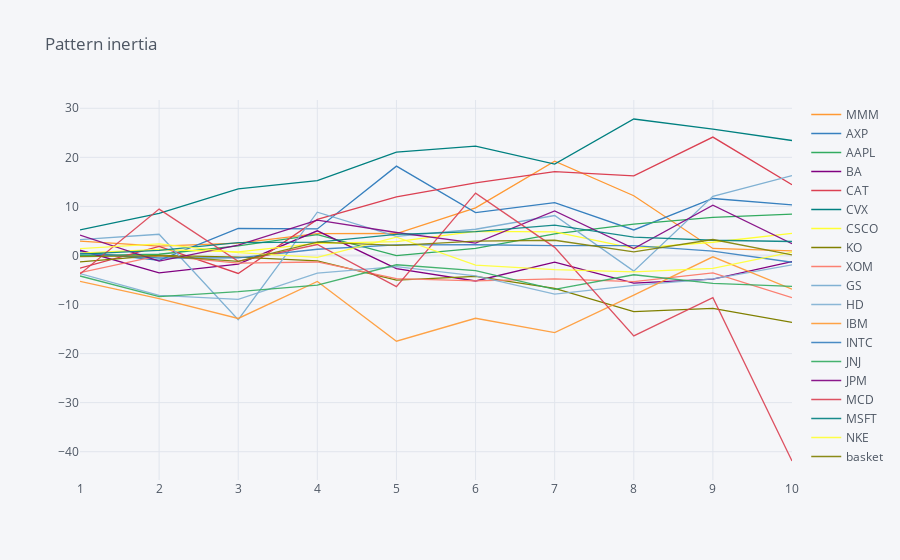

Source (notebook cell):
### Code cell
basket_results.iplot(title = "Pattern inertia")

### Figure 1 — Plotly figure (JSON) as saved in the notebook; plotly's stock layout.template omitted (floating-point values rounded to 4 significant figures)
{"data": [{"line": {"color": "rgba(255, 153, 51, 1.0)", "dash": "solid", "shape": "linear", "width": 1.3}, "mode": "lines", "name": "MMM", "text": "", "type": "scatter", "x": [1, 2, 3, 4, 5, 6, 7, 8, 9, 10], "y": [2.92, 1.92, 2.52, 4.45, 4.47, 9.69, 19.22, 12.17, 1.43, 0.93]}, {"line": {"color": "rgba(55, 128, 191, 1.0)", "dash": "solid", "shape": "linear", "width": 1.3}, "mode": "lines", "name": "AXP", "text": "", "type": "scatter", "x": [1, 2, 3, 4, 5, 6, 7, 8, 9, 10], "y": [0.77, -0.98, 5.49, 5.4, 18.2, 8.73, 10.75, 5.2, 11.61, 10.3]}, {"line": {"color": "rgba(50, 171, 96, 1.0)", "dash": "solid", "shape": "linear", "width": 1.3}, "mode": "lines", "name": "AAPL", "text": "", "type": "scatter", "x": [1, 2, 3, 4, 5, 6, 7, 8, 9, 10], "y": [-0.04, 0.25, 1.97, 4.25, -0.02, 1.46, 4.39, 6.37, 7.75, 8.41]}, {"line": {"color": "rgba(128, 0, 128, 1.0)", "dash": "solid", "shape": "linear", "width": 1.3}, "mode": "lines", "name": "BA", "text": "", "type": "scatter", "x": [1, 2, 3, 4, 5, 6, 7, 8, 9, 10], "y": [1.07, -3.53, -1.78, 5.02, -2.69, -5.2, -1.37, -5.65, -4.81, -1.24]}, {"line": {"color": "rgba(219, 64, 82, 1.0)", "dash": "solid", "shape": "linear", "width": 1.3}, "mode": "lines", "name": "CAT", "text": "", "type": "scatter", "x": [1, 2, 3, 4, 5, 6, 7, 8, 9, 10], "y": [-2.6, 1.83, -3.66, 7.35, 11.94, 14.79, 17.09, 16.23, 24.12, 14.42]}, {"line": {"color": "rgba(0, 128, 128, 1.0)", "dash": "solid", "shape": "linear", "width": 1.3}, "mode": "lines", "name": "CVX", "text": "", "type": "scatter", "x": [1, 2, 3, 4, 5, 6, 7, 8, 9, 10], "y": [5.22, 8.58, 13.55, 15.27, 21.06, 22.3, 18.61, 27.81, 25.74, 23.43]}, {"line": {"color": "rgba(255, 255, 51, 1.0)", "dash": "solid", "shape": "linear", "width": 1.3}, "mode": "lines", "name": "CSCO", "text": "", "type": "scatter", "x": [1, 2, 3, 4, 5, 6, 7, 8, 9, 10], "y": [0.45, 1.21, 0.73, 2.48, 2.8, 4.9, 4.8, 1.44, 2.69, 4.48]}, {"line": {"color": "rgba(128, 128, 0, 1.0)", "dash": "solid", "shape": "linear", "width": 1.3}, "mode": "lines", "name": "KO", "text": "", "type": "scatter", "x": [1, 2, 3, 4, 5, 6, 7, 8, 9, 10], "y": [-1.29, 0.03, -0.36, -1.1, -5.03, -4.27, -6.71, -11.43, -10.8, -13.65]}, {"line": {"color": "rgba(251, 128, 114, 1.0)", "dash": "solid", "shape": "linear", "width": 1.3}, "mode": "lines", "name": "XOM", "text": "", "type": "scatter", "x": [1, 2, 3, 4, 5, 6, 7, 8, 9, 10], "y": [-3.51, -0.02, -1.57, -1.33, -4.71, -5.17, -4.76, -5.35, -3.55, -8.58]}, {"line": {"color": "rgba(128, 177, 211, 1.0)", "dash": "solid", "shape": "linear", "width": 1.3}, "mode": "lines", "name": "GS", "text": "", "type": "scatter", "x": [1, 2, 3, 4, 5, 6, 7, 8, 9, 10], "y": [3.21, 4.32, -13.09, 8.81, 3.88, 5.34, 8.14, -3.19, 12.04, 16.26]}, {"line": {"color": "rgba(128, 177, 211, 0.8999999999999999)", "dash": "solid", "shape": "linear", "width": 1.3}, "mode": "lines", "name": "HD", "text": "", "type": "scatter", "x": [1, 2, 3, 4, 5, 6, 7, 8, 9, 10], "y": [-3.7, -8.15, -8.95, -3.6, -2.28, -4.16, -7.88, -6.1, -4.79, -1.92]}, {"line": {"color": "rgba(255, 153, 51, 0.8999999999999999)", "dash": "solid", "shape": "linear", "width": 1.3}, "mode": "lines", "name": "IBM", "text": "", "type": "scatter", "x": [1, 2, 3, 4, 5, 6, 7, 8, 9, 10], "y": [-5.27, -8.82, -12.84, -5.31, -17.47, -12.8, -15.71, -8.09, -0.28, -6.86]}, {"line": {"color": "rgba(55, 128, 191, 0.8999999999999999)", "dash": "solid", "shape": "linear", "width": 1.3}, "mode": "lines", "name": "INTC", "text": "", "type": "scatter", "x": [1, 2, 3, 4, 5, 6, 7, 8, 9, 10], "y": [0.42, -0.52, -0.48, 1.26, 2.14, 2.18, 1.99, 2.02, 0.9, -1.39]}, {"line": {"color": "rgba(50, 171, 96, 0.8999999999999999)", "dash": "solid", "shape": "linear", "width": 1.3}, "mode": "lines", "name": "JNJ", "text": "", "type": "scatter", "x": [1, 2, 3, 4, 5, 6, 7, 8, 9, 10], "y": [-4.18, -8.38, -7.39, -6.04, -1.9, -3.11, -6.91, -3.93, -5.68, -6.29]}, {"line": {"color": "rgba(128, 0, 128, 0.8999999999999999)", "dash": "solid", "shape": "linear", "width": 1.3}, "mode": "lines", "name": "JPM", "text": "", "type": "scatter", "x": [1, 2, 3, 4, 5, 6, 7, 8, 9, 10], "y": [4.14, -1.15, 2.1, 7.21, 4.68, 2.51, 9.09, 1.41, 10.26, 2.39]}, {"line": {"color": "rgba(219, 64, 82, 0.8999999999999999)", "dash": "solid", "shape": "linear", "width": 1.3}, "mode": "lines", "name": "MCD", "text": "", "type": "scatter", "x": [1, 2, 3, 4, 5, 6, 7, 8, 9, 10], "y": [-3.79, 9.45, -1.19, 2.23, -6.34, 12.7, 1.65, -16.4, -8.61, -41.89]}, {"line": {"color": "rgba(0, 128, 128, 0.8999999999999999)", "dash": "solid", "shape": "linear", "width": 1.3}, "mode": "lines", "name": "MSFT", "text": "", "type": "scatter", "x": [1, 2, 3, 4, 5, 6, 7, 8, 9, 10], "y": [0.29, 1.04, 2.61, 2.73, 4.31, 4.87, 6.2, 3.75, 3.1, 2.84]}, {"line": {"color": "rgba(255, 255, 51, 0.8999999999999999)", "dash": "solid", "shape": "linear", "width": 1.3}, "mode": "lines", "name": "NKE", "text": "", "type": "scatter", "x": [1, 2, 3, 4, 5, 6, 7, 8, 9, 10], "y": [1.38, 2.34, 0.58, -0.38, 3.73, -1.97, -2.87, -3.36, -2.63, 0.7]}, {"line": {"color": "rgba(128, 128, 0, 0.8999999999999999)", "dash": "solid", "shape": "linear", "width": 1.3}, "mode": "lines", "name": "basket", "text": "", "type": "scatter", "x": [1, 2, 3, 4, 5, 6, 7, 8, 9, 10], "y": [-0.2506, -0.03222, -1.209, 2.706, 2.043, 2.933, 3.096, 0.7167, 3.249, 0.13]}], "layout": {"legend": {"bgcolor": "#F5F6F9", "font": {"color": "#4D5663"}}, "paper_bgcolor": "#F5F6F9", "plot_bgcolor": "#F5F6F9", "title": {"font": {"color": "#4D5663"}, "text": "Pattern inertia"}, "xaxis": {"gridcolor": "#E1E5ED", "showgrid": true, "tickfont": {"color": "#4D5663"}, "title": {"font": {"color": "#4D5663"}, "text": ""}, "zerolinecolor": "#E1E5ED"}, "yaxis": {"gridcolor": "#E1E5ED", "showgrid": true, "tickfont": {"color": "#4D5663"}, "title": {"font": {"color": "#4D5663"}, "text": ""}, "zerolinecolor": "#E1E5ED"}}}
